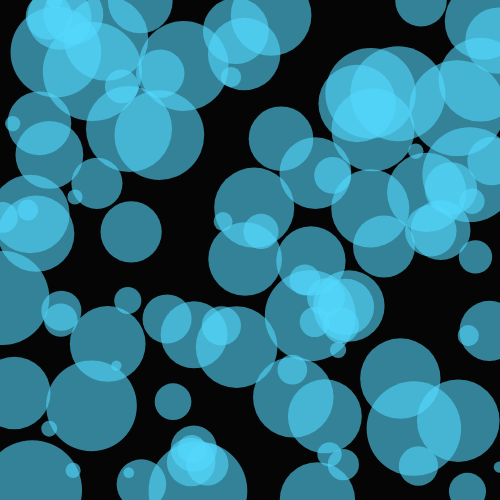
Frame 1 (no input)
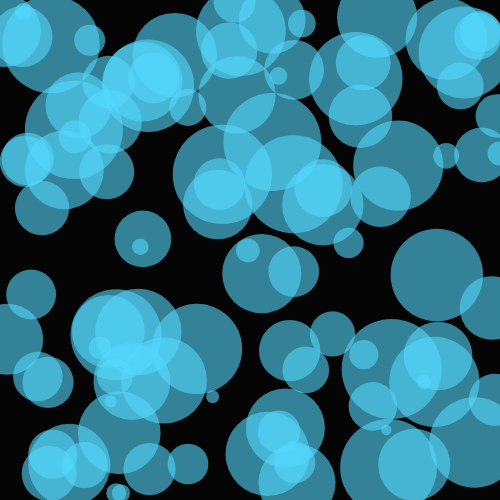
Frame 2 (the mouse pressed at the canvas centre, redrawn once)

The p5.js sketch that drew these frames (run headless with seeded random() and noise() and a simulated clock; the mouse was pressed at the canvas centre and the sketch redrawn once):

// p5.js sketch
// ── sketch.js
function setup() {
    createCanvas(500, 500);
    noLoop();
  }
  
  function draw() {
    background(5);
    fill(84, 218, 255, 150);
    noStroke();

    for (let i = 0; i < 100; i++) {
      circle(random(width), random(height), random(10, 100))
    }
  }
  
